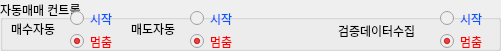
   <widget class="QGroupBox" name="groupBox_11">
    <property name="geometry">
     <rect>
      <x>10</x>
      <y>19</y>
      <width>501</width>
      <height>51</height>
     </rect>
    </property>
    <property name="title">
     <string>자동매매 컨트롤</string>
    </property>
    <widget class="QLabel" name="label_18">
     <property name="geometry">
      <rect>
       <x>338</x>
       <y>21</y>
       <width>91</width>
       <height>20</height>
      </rect>
     </property>
     <property name="text">
      <string>검증데이터수집</string>
     </property>
    </widget>
    <widget class="QLabel" name="label_15">
     <property name="geometry">
      <rect>
       <x>11</x>
       <y>21</y>
       <width>48</width>
       <height>16</height>
      </rect>
     </property>
     <property name="text">
      <string>매수자동</string>
     </property>
    </widget>
    <widget class="QLabel" name="label_16">
     <property name="geometry">
      <rect>
       <x>131</x>
       <y>21</y>
       <width>48</width>
       <height>16</height>
      </rect>
     </property>
     <property name="text">
      <string>매도자동</string>
     </property>
    </widget>
    <widget class="QWidget" name="">
     <property name="geometry">
      <rect>
       <x>70</x>
       <y>10</y>
       <width>55</width>
       <height>40</height>
      </rect>
     </property>
     <layout class="QFormLayout" name="formLayout_3">
      <item row="0" column="0">
       <widget class="QRadioButton" name="rdbtn_auto_buy_start">
        <property name="enabled">
         <bool>false</bool>
        </property>
        <property name="styleSheet">
         <string notr="true">color: rgb(0, 85, 255);</string>
        </property>
        <property name="text">
         <string>시작</string>
        </property>
       </widget>
      </item>
      <item row="1" column="0">
       <widget class="QRadioButton" name="rdbtn_auto_buy_stop">
        <property name="enabled">
         <bool>false</bool>
        </property>
        <property name="autoFillBackground">
         <bool>false</bool>
        </property>
        <property name="styleSheet">
         <string notr="true">color: rgb(255, 0, 0);</string>
        </property>
        <property name="text">
         <string>멈춤</string>
        </property>
        <property name="checked">
         <bool>true</bool>
        </property>
       </widget>
      </item>
     </layout>
    </widget>
    <widget class="QWidget" name="">
     <property name="geometry">
      <rect>
       <x>190</x>
       <y>10</y>
       <width>49</width>
       <height>40</height>
      </rect>
     </property>
     <layout class="QVBoxLayout" name="verticalLayout_8">
      <item>
       <widget class="QRadioButton" name="rdbtn_auto_sell_start">
        <property name="enabled">
         <bool>false</bool>
        </property>
        <property name="styleSheet">
         <string notr="true">color: rgb(0, 85, 255);</string>
        </property>
        <property name="text">
         <string>시작</string>
        </property>
       </widget>
      </item>
      <item>
       <widget class="QRadioButton" name="rdbtn_auto_sell_stop">
        <property name="enabled">
         <bool>false</bool>
        </property>
        <property name="autoFillBackground">
         <bool>false</bool>
        </property>
        <property name="styleSheet">
         <string notr="true">color: rgb(255, 0, 0);</string>
        </property>
        <property name="text">
         <string>멈춤</string>
        </property>
        <property name="checked">
         <bool>true</bool>
        </property>
       </widget>
      </item>
     </layout>
    </widget>
    <widget class="QWidget" name="">
     <property name="geometry">
      <rect>
       <x>440</x>
       <y>10</y>
       <width>49</width>
       <height>40</height>
      </rect>
     </property>
     <layout class="QVBoxLayout" name="verticalLayout_9">
      <item>
       <widget class="QRadioButton" name="rdbtn_simul_start">
        <property name="enabled">
         <bool>false</bool>
        </property>
        <property name="styleSheet">
         <string notr="true">color: rgb(0, 85, 255);</string>
        </property>
        <property name="text">
         <string>시작</string>
        </property>
       </widget>
      </item>
      <item>
       <widget class="QRadioButton" name="rdbtn_simul_stop">
        <property name="enabled">
         <bool>false</bool>
        </property>
        <property name="autoFillBackground">
         <bool>false</bool>
        </property>
        <property name="styleSheet">
         <string notr="true">color: rgb(255, 0, 0);</string>
        </property>
        <property name="text">
         <string>멈춤</string>
        </property>
        <property name="checked">
         <bool>true</bool>
        </property>
       </widget>
      </item>
     </layout>
    </widget>
    <zorder>layoutWidget</zorder>
    <zorder>layoutWidget</zorder>
    <zorder>rdbtn_auto_buy_stop</zorder>
    <zorder>rdbtn_simul_stop</zorder>
    <zorder>rdbtn_simul_start</zorder>
    <zorder>label_18</zorder>
   </widget>
